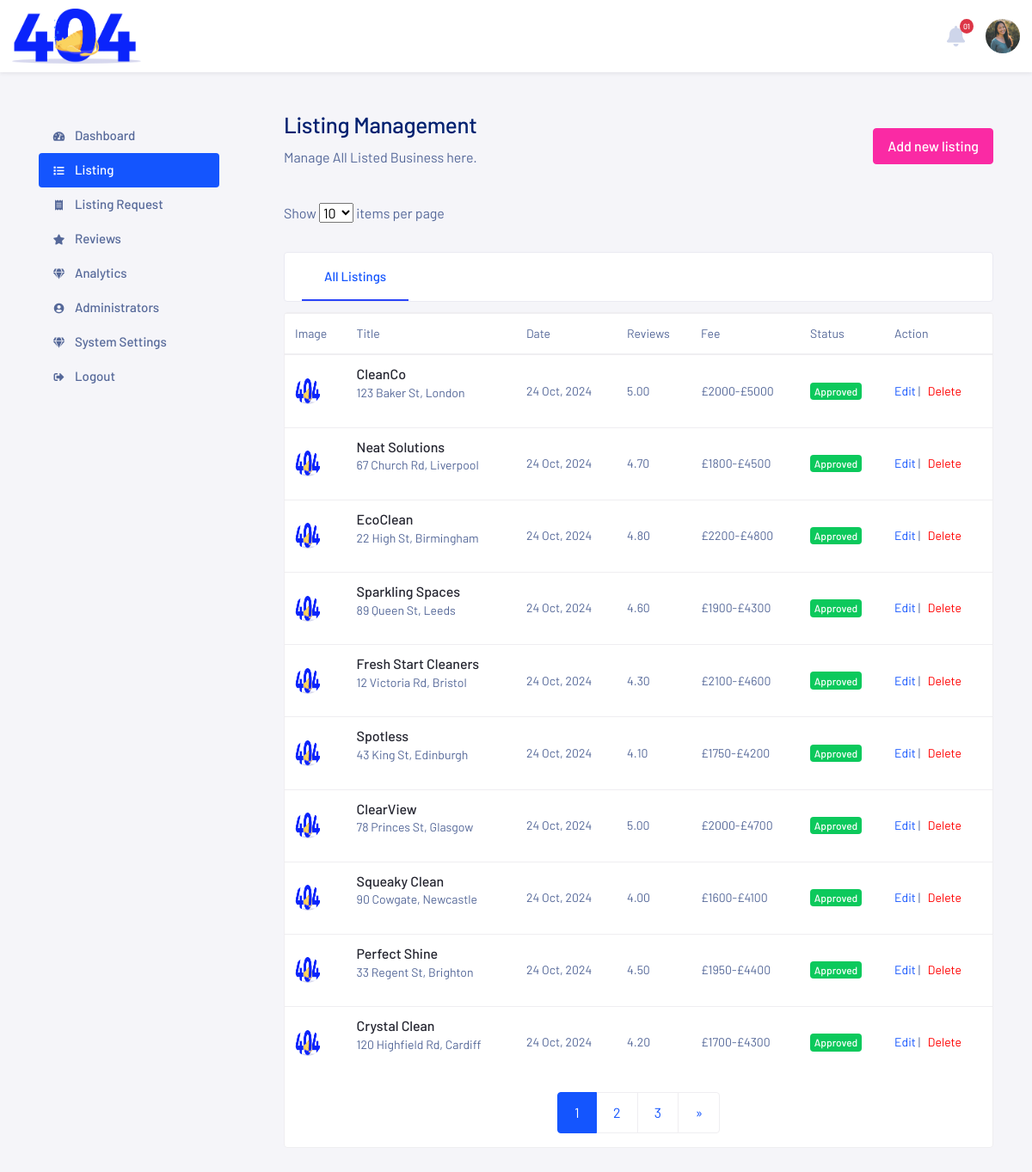
Screenshot of /office/listing.php (signed in) with the database file from the repository.
### tables this page shows
CREATE TABLE `directory_settings` (
  `id` int(11) NOT NULL,
  `directory_name` varchar(255) NOT NULL,
  `directory_logo` varchar(255) DEFAULT NULL,
  `directory_description` text DEFAULT NULL,
  `directory_about` text DEFAULT NULL,
  `directory_tagline` varchar(255) DEFAULT NULL,
  `directory_contact_phone_one` varchar(20) DEFAULT NULL,
  `directory_contact_phone_two` varchar(20) DEFAULT NULL,
  `directory_address` text DEFAULT NULL,
  `directory_google_map_iframe_link` text DEFAULT NULL
);

CREATE TABLE `listed_business` (
  `id` int(11) NOT NULL,
  `business_name` varchar(255) NOT NULL,
  `business_address` text NOT NULL,
  `business_postal_code` varchar(20) DEFAULT NULL,
  `business_website` varchar(255) DEFAULT NULL,
  `business_contact_line_one` varchar(20) DEFAULT NULL,
  `business_contact_line_two` varchar(20) DEFAULT NULL,
  `business_contact_email` varchar(255) DEFAULT NULL,
  `business_pricing` varchar(255) DEFAULT NULL,
  `business_opening_hour` varchar(255) DEFAULT NULL,
  `business_description` text DEFAULT NULL,
  `business_rating` decimal(3,2) DEFAULT 0.00,
  `image` varchar(255) DEFAULT NULL,
  `status` int(1) DEFAULT NULL,
  `create_at` timestamp NOT NULL DEFAULT current_timestamp() ON UPDATE current_timestamp()
);

### office/listing.php (the view, shortened to what this page needs)
<?php
include 'head.php';
$activePage = 'listing.php';
$items_per_page = isset($_GET['items_per_page']) ? (int)$_GET['items_per_page'] : 10;
$current_page = isset($_GET['page']) ? (int)$_GET['page'] : 1;
$offset = ($current_page - 1) * $items_per_page;
$totalQuery = "SELECT COUNT(*) AS total FROM listed_business";
$totalResult = $conn->query($totalQuery);
$total = $totalResult->fetch_assoc()['total'];
$total_pages = ceil($total / $items_per_page);
$query = "SELECT * FROM listed_business LIMIT $items_per_page OFFSET $offset";
$listings = $conn->query($query);
?>
<body class="bg-light">
    <div class="db-wrapper">
        <div class="db-header">
            <?php include 'nav.php';?>
        </div>
        <div class="db-content py-lg-15 py-11">
            <div class="container">
                <div class="row">
                    <div class="col-xl-3 col-lg-3 col-md-12 col-sm-12 col-12">
                        <?php include 'sidenav.php';?>
                    </div>
                    <div class="col-xl-9 col-lg-9 col-md-12 col-sm-12 col-12">
                        <div class="row">
                            <div class="col-xl-12 mb-4">
                                <div class="row d-lg-flex justify-content-between align-items-center">
                                    <div class="col-md-9">
                                        <h2 class="h3">Listing Management</h2>
                                        <p>Manage All Listed Business here.</p>
                                    </div>
                                    <div class="col-md-3 text-right">
                                        <a href="add-listing.php" class="btn btn-secondary"> Add new listing</a>
                                    </div>
                                </div>
                            </div>
                        </div>
                        <form method="GET" class="mb-4">
                            <label for="items_per_page">Show</label>
                            <select name="items_per_page" onchange="this.form.submit()">
                                <option value="10" <?= $items_per_page == 10 ? 'selected' : '' ?>>10</option>
                            </select>
                            items per page
                        </form>
                        <div class="row">
                            <div class="col-xl-12">
                                <div class="card-lines-tab">
                                    <ul class="nav nav-pills card-header">
                                        <li class="nav-item">
                                            <a class="nav-link active">All Listings</a>
                                        </li>
                                    </ul>
                                    <div class="tab-content card">
                                        <div class="tab-pane fade show active">
                                            <div class="table-responsive listing-table">
                                                <table class="table first">
                                                    <thead>
                                                        <tr>
                                                            <th>Image</th>
                                                            <th>Title</th>
                                                            <th>Date</th>
                                                            <th>Reviews</th>
                                                            <th>Fee</th>
                                                            <th>Status</th>
                                                            <th>Action</th>
                                                        </tr>
                                                    </thead>
                                                    <tbody>
                                                        <?php while($row = $listings->fetch_assoc()): ?>
                                                        <tr>
                                                            <td>
                                                                <div class="listing-table-img">
                                                                    <img src="uploads/<?= $row['image'] ?>" class="rounded-circle icon-shape icon-sm">
                                                                </div>
                                                            </td>
                                                            <td>
                                                                <div class="listing-table-head">
                                                                    <h4 class="h6 text-truncate mb-0">
                                                                        <a href="#" class="text-dark"><?= $row['business_name'] ?></a>
                                                                    </h4>
                                                                    <p class="listing-table-head-text"><?= $row['business_address'] ?></p>
                                                                </div>
                                                            </td>
                                                            <td>
                                                                <div class="font-14"><?= date('d M, Y', strtotime($row['create_at'])) ?></div>
                                                            </td>
                                                            <td><?= $row['business_rating'] ?></td>
                                                            <td><?= $row['business_pricing'] ?></td>
                                                            <td>
                                                                <span class="badge <?= $row['status'] == 1 ? 'badge-success' : 'badge-danger' ?>">
                                                                    <?= $row['status'] == 1 ? 'Approved' : 'Pending' ?>
                                                                </span>
                                                            </td>
                                                            <td>
                                                                <a href="#" data-toggle="modal" data-target="#editModal<?= $row['id'] ?>">Edit</a> |
                                                                <form method="POST" style="display:inline-block;" onsubmit="return confirm('Are you sure you want to delete this listing?');">
                                                                    <button type="submit" style="border:none;background:none;color:red;">Delete</button>
                                                                </form>
                                                            </td>
                                                        </tr>
                                                        <?php endwhile; ?>
                                                    </tbody>
                                                </table>
                                                <nav aria-label="Page navigation">
                                                    <ul class="pagination justify-content-center">
                                                        <?php for ($i = 1; $i <= $total_pages; $i++): ?>
                                                        <li class="page-item <?= $i == $current_page ? 'active' : '' ?>">
                                                            <a class="page-link" href="?page=<?= $i ?>&items_per_page=<?= $items_per_page ?>"><?= $i ?></a>
                                                        </li>
                                                        <?php endfor; ?>
                                                        <?php if ($current_page < $total_pages): ?>
                                                        <li class="page-item">
                                                            <a class="page-link" href="?page=<?= $current_page + 1 ?>&items_per_page=<?= $items_per_page ?>" aria-label="Next">
                                                                <span aria-hidden="true">&raquo;</span>
                                                            </a>
                                                        </li>
                                                        <?php endif; ?>
                                                    </ul>
                                                </nav>
                                            </div>
                                        </div>
                                    </div>
                                </div>
                            </div>
                        </div>
                    </div>
                </div>
            </div>
        </div>
    </div>
</body>

### office/head.php (shortened to what this page needs)
<!DOCTYPE html>
<html lang="en">
<head>
    <link rel="stylesheet" href="../assets/libs/dropzone/dist/min/dropzone.min.css">
    <link href="https://cdn.jsdelivr.net/npm/bootstrap@4.5.2/dist/css/bootstrap.min.css" rel="stylesheet">
    <link rel="stylesheet" href="../assets/css/theme.min.css">
  </head>

### office/nav.php (shortened to what this page needs)
<nav class="navbar navbar-expand-lg db-navbar fixed-top bg-white navbar-light shadow-sm">
          <div class="db-navbar-brand"><a class="" href="index.php">
          <img src="uploads/<?php
$sql = "SELECT * FROM directory_settings LIMIT 1";
$result = $conn->query($sql);
if ($result->num_rows > 0) {
    $row = $result->fetch_assoc();
} else {
    echo "No directory settings found!";
}
          echo basename($row['directory_logo']); ?>"
     class="card-img-top directory-logo-img"
     alt="<?php echo $row['directory_logo']; ?>" >
</a></div>
              <ul class="navbar-nav ml-auto flex-row d-lg-flex align-item-center">
                  <li class="nav-item dropdown dropleft notification mr-4">
                      <a class="dropdown-toggle" href="#" id="menu-1" data-toggle="dropdown" aria-haspopup="true" aria-expanded="false">
                          <i class="fas fa-bell bell-icon"></i>
                          <span class="badge badge-danger">01</span>
                      </a>
                  </li>
                  <li class="nav-item dropdown dropleft user">
                      <a class="dropdown-toggle" href="#" id="menu-2" data-toggle="dropdown" aria-haspopup="true" aria-expanded="false">
                          <img src="../assets/images/avatar-1.jpg" alt="" class="rounded-circle user-profile">
                      </a>
                  </li>
              </ul>
      </nav>

### office/sidenav.php (shortened to what this page needs)
<nav class="navbar navbar-expand-lg db-sidenav">
  <div class="collapse navbar-collapse" id="navbardbCollapse">
    <ul class="nav flex-column">
      <li class="nav-item">
        <a class="nav-link <?php echo ($activePage == 'index.php') ? 'active' : ''; ?>" href="index.php">
          <i class="fas fa-fw fa-tachometer-alt"></i> Dashboard
        </a>
      </li>
      <li class="nav-item">
        <a class="nav-link <?php echo ($activePage == 'listing.php') ? 'active' : ''; ?>" href="listing.php">
          <i class="fas fa-fw fa-list"></i> Listing
        </a>
      </li>
      <li class="nav-item">
        <a class="nav-link <?php echo ($activePage == 'listing-request.php') ? 'active' : ''; ?>" href="listing-request.php">
          <i class="fas fa-fw fa-receipt"></i> Listing Request
        </a>
      </li>
      <li class="nav-item">
        <a class="nav-link <?php echo ($activePage == 'reviews.php') ? 'active' : ''; ?>" href="reviews.php">
          <i class="fas fa-fw fa-star"></i> Reviews
        </a>
      </li>
      <?php if ($_SESSION['admin_role'] == 'admin'): ?>
      <li class="nav-item">
        <a class="nav-link <?php echo ($activePage == 'analytics.php') ? 'active' : ''; ?>" href="analytics.php">
          <i class="fas fa-fw fa-gem"></i> Analytics
        </a>
      </li>
      <li class="nav-item">
        <a class="nav-link <?php echo ($activePage == 'administrators.php') ? 'active' : ''; ?>" href="administrators.php">
          <i class="fas fa-fw fa-user-circle"></i> Administrators
        </a>
      </li>
      <li class="nav-item">
        <a class="nav-link <?php echo ($activePage == 'system-settings.php') ? 'active' : ''; ?>" href="system-settings.php">
          <i class="fas fa-fw fa-gem"></i> System Settings
        </a>
      </li>
      <?php endif; ?>
      <li class="nav-item">
        <a class="nav-link" href="logout.php">
          <i class="fas fa-fw fa-sign-out-alt"></i> Logout
        </a>
      </li>
    </ul>
  </div>
</nav>

### office/head.php (style rules this page uses)
.directory-logo-img { width: 100%; height: auto; max-width: 150px; }

### rows the page displays
directory_settings: directory_logo (picture)
listed_business: image (picture), business_name "CleanCo", business_address "123 Baker St, London", create_at "24 Oct, 2024", business_rating "5.00", business_pricing "£2000-£5000", status "Approved"
listed_business: image (picture), business_name "Neat Solutions", business_address "67 Church Rd, Liverpool", create_at "24 Oct, 2024", business_rating "4.70", business_pricing "£1800-£4500", status "Approved"
listed_business: image (picture), business_name "EcoClean", business_address "22 High St, Birmingham", create_at "24 Oct, 2024", business_rating "4.80", business_pricing "£2200-£4800", status "Approved"
listed_business: image (picture), business_name "Sparkling Spaces", business_address "89 Queen St, Leeds", create_at "24 Oct, 2024", business_rating "4.60", business_pricing "£1900-£4300", status "Approved"
listed_business: image (picture), business_name "Fresh Start Cleaners", business_address "12 Victoria Rd, Bristol", create_at "24 Oct, 2024", business_rating "4.30", business_pricing "£2100-£4600", status "Approved"
listed_business: image (picture), business_name "Spotless", business_address "43 King St, Edinburgh", create_at "24 Oct, 2024", business_rating "4.10", business_pricing "£1750-£4200", status "Approved"
listed_business: image (picture), business_name "ClearView", business_address "78 Princes St, Glasgow", create_at "24 Oct, 2024", business_rating "5.00", business_pricing "£2000-£4700", status "Approved"
listed_business: image (picture), business_name "Squeaky Clean", business_address "90 Cowgate, Newcastle", create_at "24 Oct, 2024", business_rating "4.00", business_pricing "£1600-£4100", status "Approved"
listed_business: image (picture), business_name "Perfect Shine", business_address "33 Regent St, Brighton", create_at "24 Oct, 2024", business_rating "4.50", business_pricing "£1950-£4400", status "Approved"
listed_business: image (picture), business_name "Crystal Clean", business_address "120 Highfield Rd, Cardiff", create_at "24 Oct, 2024", business_rating "4.20", business_pricing "£1700-£4300", status "Approved"
